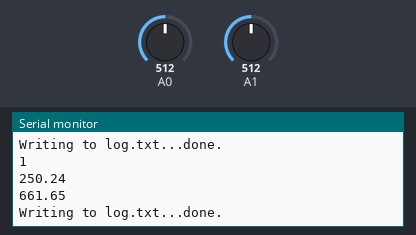
The sketch below on a simulated Arduino Uno, built with avr-gcc and run on an emulated ATmega328P. Shown: the last lines printed to the serial monitor. The inputs (shaded band) are chosen by the test bench; at power-on: A0 = 512, A1 = 512. Storage starts empty.

Above: at 1.8 s.
1.9 s: A0 set to 716
At 2.9 s:
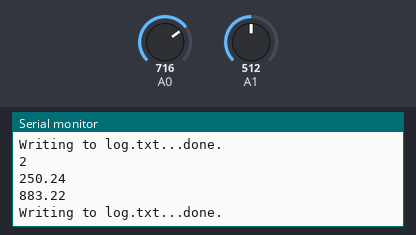
3.4 s: A1 set to 716
At 4.7 s:
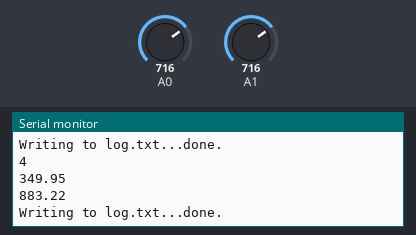
4.9 s: A0 set to 900
At 5.8 s:
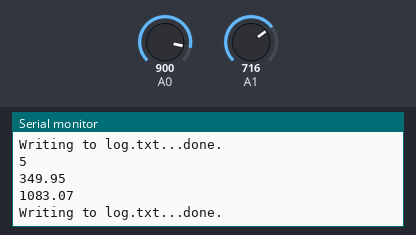
6.4 s: A1 set to 900
At 8.1 s:
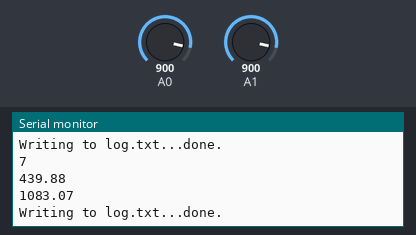
Timing chart, 0 to 8.9 s (numbered marks = the images above; inputs shaded):
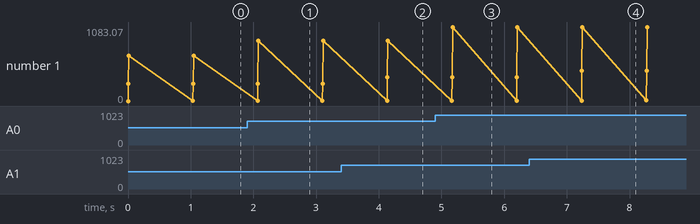

Measured:
- after the input at 1.9 s, the serial monitor: prints a new line after 0.18 s (image 1)
- after the input at 3.4 s, the serial monitor: prints a new line after 0.74 s (image 2)
- after the input at 4.9 s, the serial monitor: prints a new line after 0.28 s (image 3)
- after the input at 6.4 s, the serial monitor: prints a new line after 0.84 s (image 4)
- plotted number 1: 661.65 → 883.22 after the input at 1.9 s, 883.22 → 1083.07 after the input at 4.9 s

The sketch:

Mission1.ino
```cpp
#include <SdFat.h>

SdFat sd;
SdFile myFile;
const int chipSelect = 27;
int zaehler = 0;

void setup() {
  Serial.begin(9600);
}

void loop(){
  float temperatur;
  float druck;
  temperatur = get_temperatur_Messung();
  druck = get_druck_Messung();
  Serial.println(zaehler);
  zaehler ++;
  Serial.println(temperatur);
  Serial.println(druck);
  save_to_Sd(druck, temperatur, zaehler);
  Serial.println();
  delay(1000);
}

float get_temperatur_Messung() {
 float volt;
 float temperatur;
 volt=5.0/1023.0*analogRead(A1);
 temperatur = 100*volt;
 return temperatur;
}

float get_druck_Messung() {
 float volt;
 float druck;
 volt=5.0/1023.0*analogRead(A0);
 druck = 10*(volt/(0.009*5.0)+(0.095/0.009));
 return druck;
}

void save_to_Sd(float druck, float temperatur, int zaehlernummer){
  if (!sd.begin(chipSelect, SPI_HALF_SPEED)) {
    Serial.println("Fehler beim Speichern. ERROR 1");
   }
  else if (!myFile.open("log.txt", O_RDWR | O_CREAT | O_AT_END))  {
    Serial.println("Fehler beim erstellen der Protokolldatei. ERROR 2");
   }
  else {
    Serial.print("Writing to log.txt...");
    myFile.println(zaehlernummer);
    myFile.println(druck);
    myFile.println(temperatur);
    myFile.println();
    myFile.close();
    Serial.println("done.");
   }
}
```
